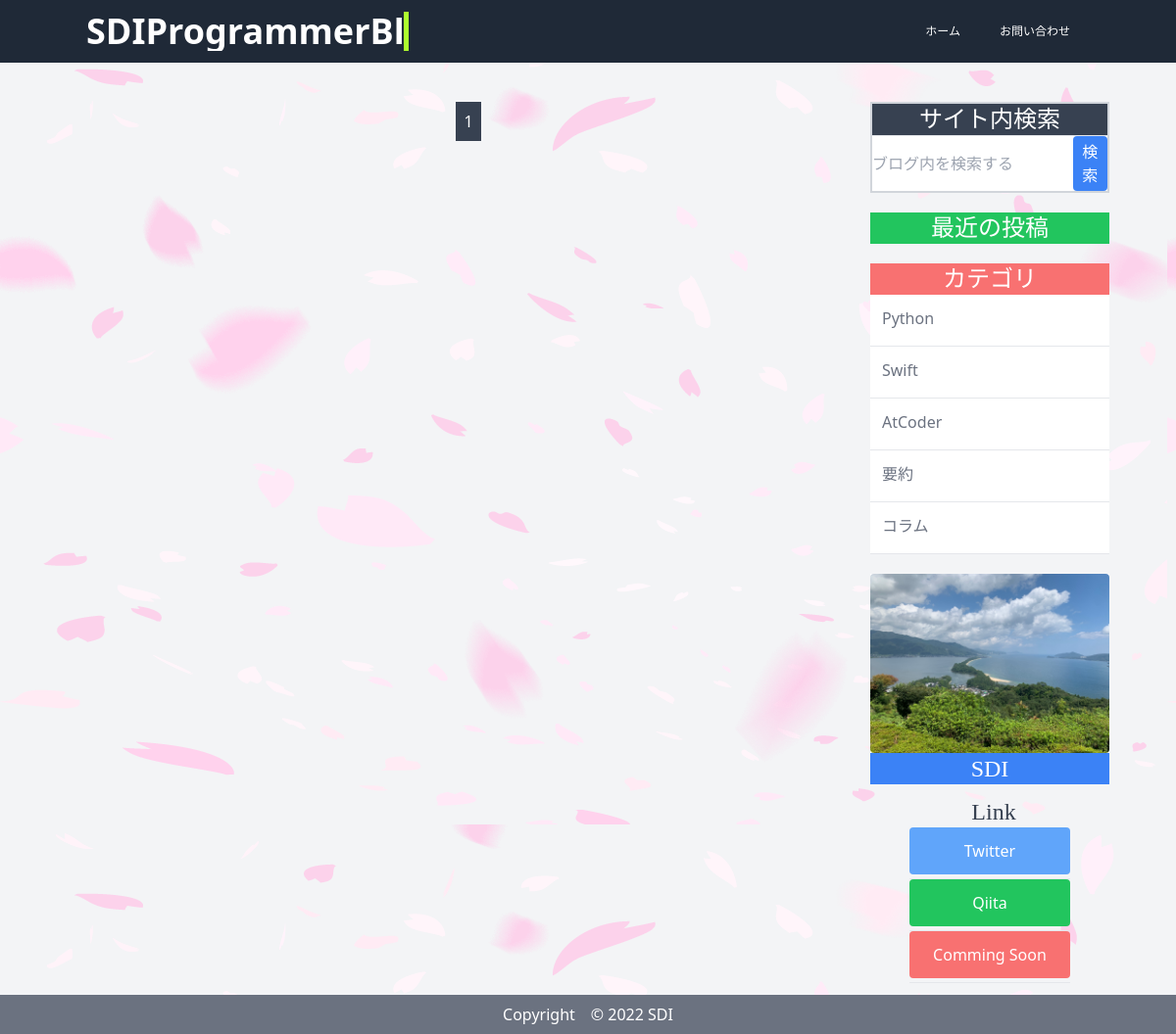
The page / on the database its author committed.
### app/models.py (models this page shows)
class Category(models.Model):
    name = models.CharField("カテゴリ",max_length=20)
    def __str__(self):
        return self.name

### app/views.py (the view)
# urls.py: path('',views.IndexView.as_view(),name="index"),
class IndexView(View):
    def get(self, request, *args, **kwargs ):
        p = Paginator(Post.objects.order_by("-id"),10)
        page = request.GET.get("page")
        posts = p.get_page(page)
        latest_data = Post.objects.order_by("-id")[:5]
        return render(request, "app/index.html",{
            "latest_data":latest_data,
            "posts" : posts
        })

### app/context_processors.py (called while the page is built)
def common(request):
    category_data = Category.objects.all
    content = {
        "category_data":category_data
    }
    return content

### app/templates/app/index.html (shortened to what this page needs)
{% extends 'app/base.html' %}
{% load markdown_extras %}
{% load  static %}
{% block pagenator %}
        <ul class="flex justify-around">
            <div class="flex">
                {% for num in posts.paginator.page_range %}
                {% if posts.number == num  %}
                    <li class="mx-3 p-2 bg-gray-700 text-white">{{ num }}</li>
                {% elif num > posts.number|add:'-3' and num < posts.number|add:'3' %}
                    <li class="mx-3 p-2"><a href="?page={{ num }}">{{ num }}</a></li>
                {% endif %}
            {% endfor %}
            </div>
        </ul>
{% endblock pagenator %}

### app/templates/app/base.html (shortened to what this page needs)
{% load  static %}
<!DOCTYPE html>
<html lang="ja">
<head>
    <link href="{% static 'mdeditor/css/editormd.min.css' %}" rel="stylesheet">
    <link href="{% static 'mdeditor/css/editormd.preview.css' %}" rel="stylesheet">
    <link rel="stylesheet" href="{% static "css/style.css" %} ">
    <link rel="stylesheet" href="{% static "css/style.min.css" %}">
    <link rel="stylesheet" href="{% static "css/animation.css" %} ">
    <script src="https://cdn.tailwindcss.com"></script>
</head>
<div class="bg-gray-800 px-5" >
    <header class="container mx-auto text-white pt-5 md:pt-0" >
        <div class="md:flex justify-between items-center">
            <h1 class="header-title text-2xl font-semibold md:text-4xl">
                <a class="block typing hover:scale-110 " href="{% url "index"%}">SDIProgrammerBlog</a>
            </h1>
            <div class="md:block">
                <ul class=" flex justify-start my-4 md: justify-end">
                        <li><a class="text-xs block hover:bg-gray-700 md: px-5 py-2   text-base"href="{% url "index" %}">ホーム</a></li>
                    {% if user.is_authenticated %}
                        <li ><a class="text-xs block   hover:bg-gray-700 md:  px-5 py-2  text-base"href="{% url "create_new" %}">投稿</a></li>
                        <li ><a class="text-xs block  hover:bg-gray-700 md: px-5 py-2   text-base"href="{% url "account_logout"%}">ログアウト</a></li>
                    {% else %}
                        <li ><a class="text-xs block hover:bg-gray-700 md:  px-5 py-2  text-base"href="{% url "contact" %}">お問い合わせ</a></li>
                    {% endif %}
                </ul>
            </div>
        </div>
    </header>
</div>
<body class="bg-gray-100 w-full h-full "style="background-image: url({% static 'images/hana.png' %});" >
    <main　class="">
        <div class="container mx-auto  mt-0 md:grid grid-cols-4 gap-4 md:mt-10">
            <div  class="col-span-3 w-full mx-2">
                {% block pagenator %}
                {% endblock pagenator %}
            </div>
            <div class="w-full m-0  pt-5 md: inline-block md:ml-5 md:pt-0 ">
                <div class="mb-5 border-solid border-gray-300 border-2 bg-white" >
                    <h1 class="text-2xl text-center  font-serif  text-white bg-gray-700">サイト内検索</h1>
                    <form class="flex"action="{% url "search" %}" method="get">
                        <input class="w-full" type="text" name="keyword" placeholder="ブログ内を検索する">
                        <button class="w-1/6 bg-blue-500  p-1 rounded text-white" type="submit">検索</button>
                    </form>
                </div>
                <ul class="bg-white mb-5">
                    <h1 class="text-2xl text-center text-white font-serif bg-green-500 block ">最近の投稿</h1>
                </ul>
                <div class="mb-5">
                    <h1 class="text-2xl text-center  font-serif bg-red-400 text-white">カテゴリ</h1>
                    <ul class="bg-white mb-5">
                        {% for category in category_data %}
                            <li><a href="{% url "category" category %}" class="block  bg-white text-gray-500 p-3 mb-1 hover:scale-110 hover:text-black">{{ category.name }}</a></li>
                            <hr>
                        {% endfor %}
                    </ul>
                </div>
                <div class="bg-white m-auto py-3  w-full mb-3 md:py-0 md: m-0">
                    <div class="flex md:inline-block">
                        <img class="rounded w-2/5 mx-3 md:mx-0 md:w-full" src="{% static "images/img3.jpg" %}" height="80%" %>
                        <div class="">
                            <h1 class="bg-blue-500 text-2xl text-center text-white font-serif">SDI</h1>
                        </div>
                    </div>
                </div>
                <h1 class="text-2xl text-gray-700 text-center font-serif md:ml-2">Link</h1>
                <ul class=" mb-3 text-white text-center mx-20  md:mx-10">
                    <li><a href="https://twitter.com/sdi2025" class="block  text-white-500 bg-blue-400 rounded p-3 mb-1  hover:scale-110 hover:bg-blue-300">Twitter</a></li>
                    <li><a href="https://qiita.com/sdi2025" class="block  text-white-500 bg-green-500 rounded p-3 mb-1  hover:scale-110 hover:bg-green-400 ">Qiita</a></li>
                    <li><a href="" class="block  text-white-500 bg-red-400 rounded p-3 mb-1  hover:scale-110 hover:bg-red-300">Comming Soon</a></li>
                    <hr>
                </ul>
            </div>
        </div>
    </main>
    <footer class="absolute w-full py-2 bg-gray-500 text-white">
        <p class="m-0 text-center"> Copyright　© 2022 SDI </p>
    </footer>
</body>
</html>

### static/css/animation.css (style rules this page uses)
.header-title a { width: 16ch; animation: typing 2.5s steps(18), blink 1.1s steps(1) infinite; white-space: nowrap; overflow: hidden; border-right: 5px solid; border-color: greenyellow; }

### rows shown on the page
Category: name "Python"
Category: name "Swift"
Category: name "AtCoder"
Category: name "要約"
Category: name "コラム"

### other values the page prints
{{ num }} "1"
